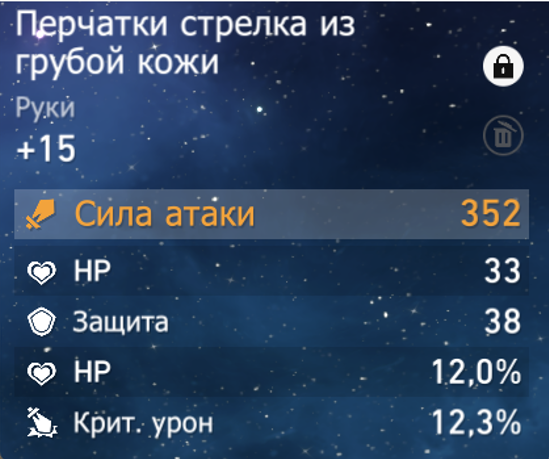
#> input picture test_data/test.png, 549 x 459 px, found by its file name
$ python -i screen_image_getting.py   (imports and definitions only)
#> lines starting #> are read from the running program, lines starting #| are printed output that depends on the picture; after the words box and inside, x2 and y2 are one past the last pixel; in counts of white or black regions, pixels touching at a corner belong together
import numpy as np
import cv2
from mss import mss
from PIL import Image
import time

def get_test_data():
    image_path = 'test_data/test.png'
    image = cv2.imread(image_path)
#> image is the input picture: shape (459, 549, 3); mean B, G, R 94.4, 64.7, 43.1
    # Убрать иконки замка и мусорки
    x, y, w, h = 450, 0, 100, 150
    image[y:y+h, x:x+w] = (0, 0, 0)
    # Убрать иконки статов
    x, y, w, h = 0, 180, 60, 500
    image[y:y+h, x:x+w] = (0, 0, 0)
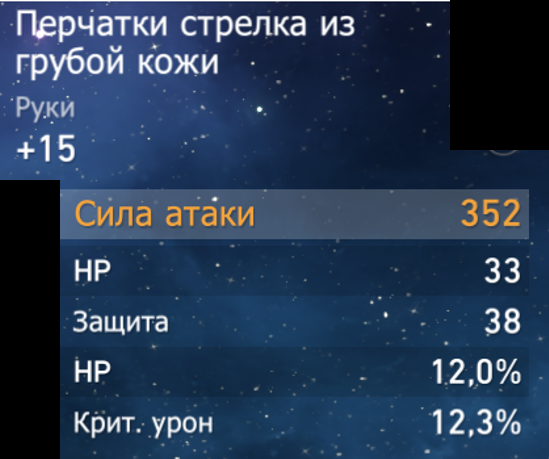
#> image: shape (459, 549, 3); mean B, G, R 83.6, 56.9, 37.4
    # Преобразуем изображение в оттенки серого
    gray = cv2.cvtColor(image, cv2.COLOR_BGR2GRAY)
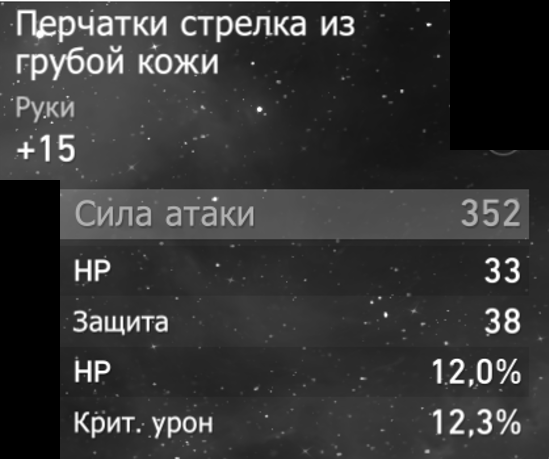
#> gray: shape (459, 549); min 0, max 255, mean 54.1
    # Применим бинаризацию для улучшения качества распознавания
    _, binary = cv2.threshold(gray, 150, 255, cv2.THRESH_BINARY_INV)
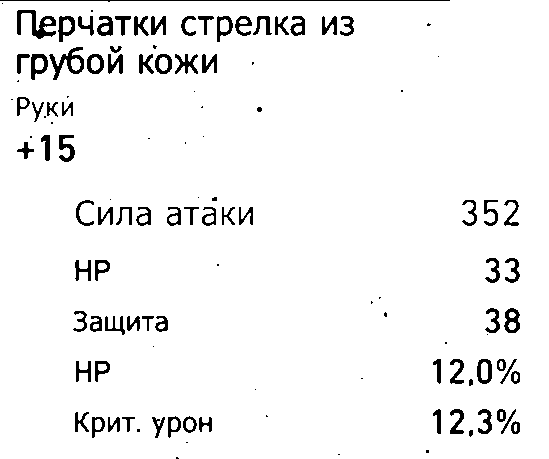
#> binary: shape (459, 549); 95.2% white; 119 black regions (36 under 20 px), largest, box (x1, y1, x2, y2) and area: (17, 10, 56, 39) 478, (0, 0, 450, 2) 452, (49, 47, 84, 80) 409
    # Уберем шум с изображения
    binary = cv2.medianBlur(binary, 3)
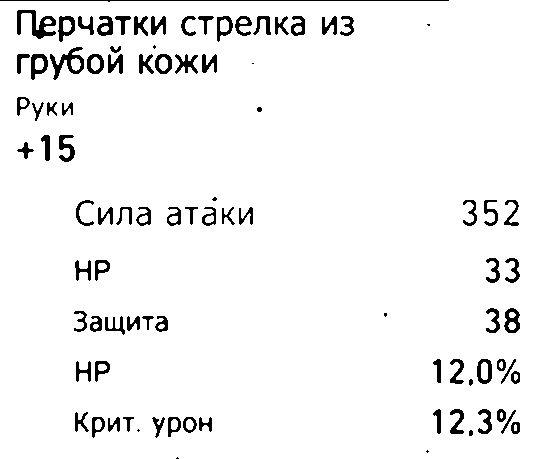
#> binary: shape (459, 549); 95.3% white; 91 black regions (8 under 20 px), largest, box (x1, y1, x2, y2) and area: (17, 10, 56, 39) 476, (0, 0, 449, 2) 451, (50, 47, 84, 80) 408
    # Преобразуем изображение в формат PIL
    pil_image = Image.fromarray(binary)
    return pil_image

# [77 lines left out: functions get_screen_in_character_relics, get_screen_in_inventory, get_screen_in_uncraft, not called in this run]

# [10 lines of commented-out code are left out]

>>> result = get_test_data()
